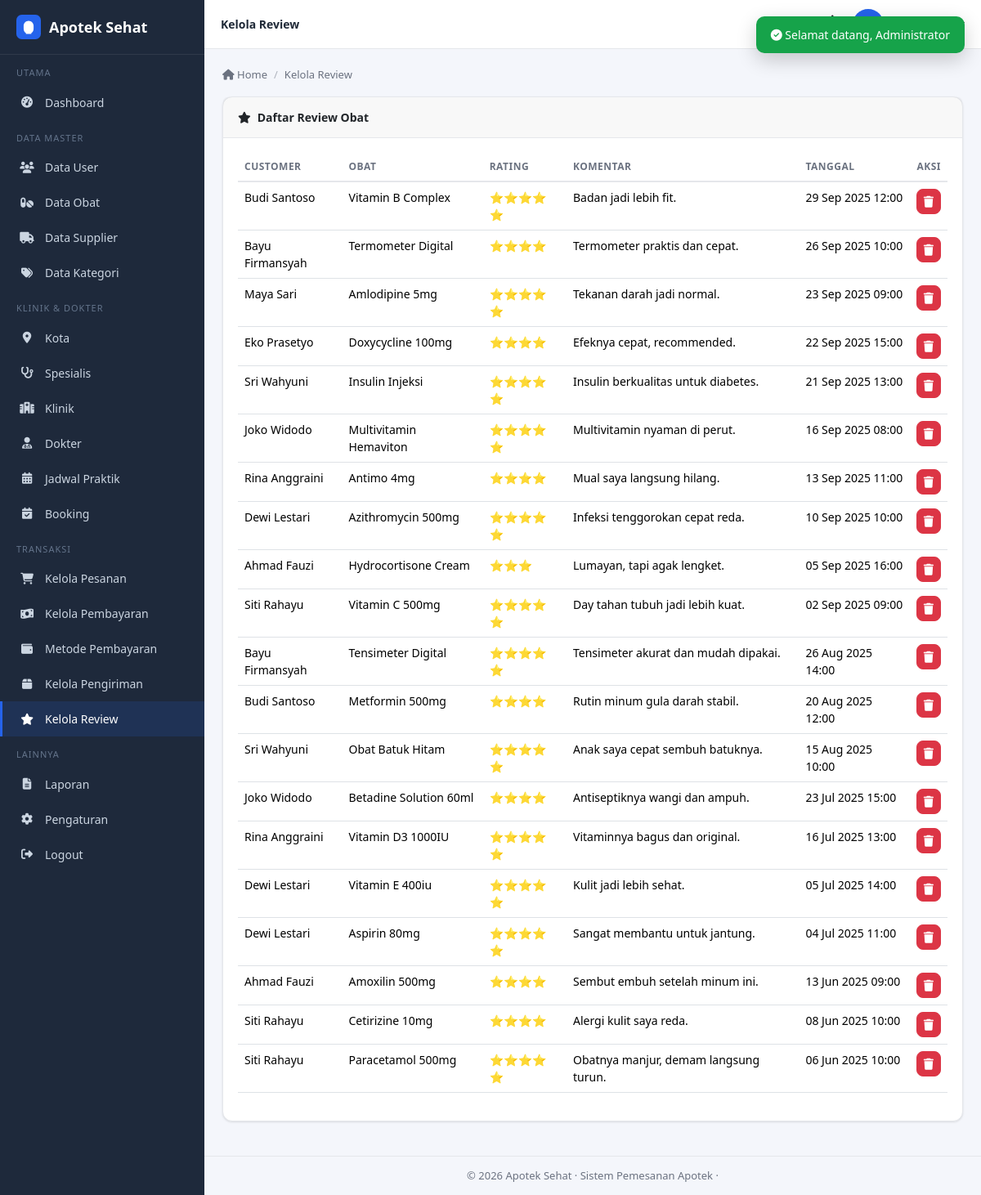
/admin/review/index.php (signed in), run on the app's committed database.
### tables this page shows
CREATE TABLE IF NOT EXISTS review (
  id_review  INT(11) UNSIGNED NOT NULL AUTO_INCREMENT,
  id_user    INT(11) UNSIGNED NOT NULL,
  id_obat    INT(11) UNSIGNED NOT NULL,
  rating     TINYINT(1) NOT NULL DEFAULT 5,
  komentar   TEXT DEFAULT NULL,
  tanggal    DATETIME NOT NULL DEFAULT CURRENT_TIMESTAMP,
  PRIMARY KEY (id_review),
  KEY fk_review_user (id_user),
  KEY fk_review_obat (id_obat),
  CONSTRAINT fk_review_user FOREIGN KEY (id_user) REFERENCES users (id_user)
    ON DELETE CASCADE ON UPDATE CASCADE,
  CONSTRAINT fk_review_obat FOREIGN KEY (id_obat) REFERENCES obat (id_obat)
    ON DELETE CASCADE ON UPDATE CASCADE
);

CREATE TABLE IF NOT EXISTS users (
  id_user    INT(11) UNSIGNED NOT NULL AUTO_INCREMENT,
  nama       VARCHAR(100) NOT NULL,
  email      VARCHAR(100) NOT NULL,
  password   VARCHAR(255) NOT NULL,
  no_hp      VARCHAR(20)  DEFAULT NULL,
  alamat     TEXT         DEFAULT NULL,
  role       ENUM('admin','customer') NOT NULL DEFAULT 'customer',
  created_at DATETIME     NOT NULL DEFAULT CURRENT_TIMESTAMP,
  PRIMARY KEY (id_user),
  UNIQUE KEY unik_email (email)
);

CREATE TABLE IF NOT EXISTS obat (
  id_obat        INT(11) UNSIGNED NOT NULL AUTO_INCREMENT,
  kode_obat      VARCHAR(20) NOT NULL,
  nama_obat      VARCHAR(150) NOT NULL,
  id_kategori    INT(11) UNSIGNED DEFAULT NULL,
  id_supplier    INT(11) UNSIGNED DEFAULT NULL,
  harga          DECIMAL(12,2) NOT NULL DEFAULT 0,
  stok           INT(11) NOT NULL DEFAULT 0,
  deskripsi      TEXT DEFAULT NULL,
  gambar         VARCHAR(255) DEFAULT NULL,
  tanggal_expired DATE DEFAULT NULL,
  created_at     DATETIME NOT NULL DEFAULT CURRENT_TIMESTAMP,
  PRIMARY KEY (id_obat),
  UNIQUE KEY unik_kode_obat (kode_obat),
  KEY fk_obat_kategori (id_kategori),
  KEY fk_obat_supplier (id_supplier),
  CONSTRAINT fk_obat_kategori FOREIGN KEY (id_kategori) REFERENCES kategori_obat (id_kategori)
    ON DELETE SET NULL ON UPDATE CASCADE,
  CONSTRAINT fk_obat_supplier FOREIGN KEY (id_supplier) REFERENCES supplier (id_supplier)
    ON DELETE SET NULL ON UPDATE CASCADE
);

### functions/functions.php (called while the page is built, shortened)
<?php
function csrf_token() {
    return $_SESSION['csrf'];
}
function e($str) {
    return htmlspecialchars((string)($str ?? ''), ENT_QUOTES, 'UTF-8');
}
function tgl_waktu($datetime) {
    return date('d M Y H:i', strtotime($datetime));
}

### admin/review/index.php (the view, shortened to what this page needs)
<?php
require_once '../../config/koneksi.php';
$reviews = $pdo->query("SELECT r.*, u.nama, o.nama_obat FROM review r JOIN users u ON u.id_user=r.id_user JOIN obat o ON o.id_obat=r.id_obat ORDER BY r.tanggal DESC")->fetchAll();
require_once '../../includes/header_admin.php';
?>
<div class="card">
    <div class="card-header"><span><i class="fas fa-star me-2"></i>Daftar Review Obat</span></div>
    <div class="card-body">
        <table id="table" class="table table-hover" style="width:100%">
            <thead><tr><th>Customer</th><th>Obat</th><th>Rating</th><th>Komentar</th><th>Tanggal</th><th class="text-end">Aksi</th></tr></thead>
            <tbody>
            <?php foreach ($reviews as $r): ?>
                <tr>
                    <td><?= e($r['nama']) ?></td>
                    <td><?= e($r['nama_obat']) ?></td>
                    <td><?= str_repeat('⭐', $r['rating']) ?></td>
                    <td><?= e($r['komentar']) ?></td>
                    <td><?= tgl_waktu($r['tanggal']) ?></td>
                    <td class="text-end">
                        <a href="?hapus=<?= $r['id_review'] ?>&csrf_token=<?= csrf_token() ?>" class="btn btn-sm btn-danger" onclick="konfirmHapus(this.href,'Hapus review ini?');return false;"><i class="fas fa-trash"></i></a>
                    </td>
                </tr>
            <?php endforeach; ?>
            </tbody>
        </table>
    </div>
</div>
<?php
require_once '../../includes/footer_admin.php';

### assets/css/style.css (style rules this page uses)
:root { --primary: #2563eb; --primary-dark: #1d4ed8; --primary-light: #dbeafe; --bg: #f4f6fb; --surface: #ffffff; --text: #1f2937; --text-muted: #6b7280; --border: #e5e7eb; --sidebar-bg: #1e293b; --sidebar-text: #cbd5e1; --success: #16a34a; --danger: #dc2626; --warning: #f59e0b; --info: #0ea5e9; --shadow: 0 1px 3px rgba(0,0,0,.08), 0 1px 2px rgba(0,0,0,.04); --radius: 12px; }
* { box-sizing: border-box; }
body { background: var(--bg); color: var(--text); font-family: 'Segoe UI', system-ui, -apple-system, sans-serif; margin: 0; font-size: 14px; }
a { text-decoration: none; color: var(--primary); }
.table td, .table th { white-space: normal; overflow-wrap: anywhere; word-break: break-word; }
.card, .card-body, .card-header, .alert, .modal-body, .modal-header, .modal-footer, .dropdown-menu, .dropdown-item { overflow-wrap: anywhere; word-break: break-word; }
.card { background: var(--surface); border: 1px solid var(--border); border-radius: var(--radius); box-shadow: var(--shadow); margin-bottom: 20px; }
.card-header { padding: 14px 18px; border-bottom: 1px solid var(--border); font-weight: 600; display: flex; justify-content: space-between; align-items: center; }
.card-body { padding: 18px; }
.btn-primary, .btn-success, .btn-danger, .btn-warning, .btn-info, .btn-secondary, .btn-outline-primary { border-radius: 8px; font-size: 14px; }
.table { color: var(--text); }
.table > :not(caption) > * > * { background: transparent; }
.table thead th { border-bottom: 2px solid var(--border); font-size: 12px; text-transform: uppercase; letter-spacing: .5px; color: var(--text-muted); }

### data on the page
review: id_user.nama "Budi Santoso", id_obat.nama_obat "Vitamin B Complex", rating "⭐⭐⭐⭐⭐", komentar "Badan jadi lebih fit.", tanggal "29 Sep 2025 12:00"
review: id_user.nama "Bayu Firmansyah", id_obat.nama_obat "Termometer Digital", rating "⭐⭐⭐⭐", komentar "Termometer praktis dan cepat.", tanggal "26 Sep 2025 10:00"
review: id_user.nama "Maya Sari", id_obat.nama_obat "Amlodipine 5mg", rating "⭐⭐⭐⭐⭐", komentar "Tekanan darah jadi normal.", tanggal "23 Sep 2025 09:00"
review: id_user.nama "Eko Prasetyo", id_obat.nama_obat "Doxycycline 100mg", rating "⭐⭐⭐⭐", komentar "Efeknya cepat, recommended.", tanggal "22 Sep 2025 15:00"
review: id_user.nama "Sri Wahyuni", id_obat.nama_obat "Insulin Injeksi", rating "⭐⭐⭐⭐⭐", komentar "Insulin berkualitas untuk diabetes.", tanggal "21 Sep 2025 13:00"
review: id_user.nama "Joko Widodo", id_obat.nama_obat "Multivitamin Hemaviton", rating "⭐⭐⭐⭐⭐", komentar "Multivitamin nyaman di perut.", tanggal "16 Sep 2025 08:00"
review: id_user.nama "Rina Anggraini", id_obat.nama_obat "Antimo 4mg", rating "⭐⭐⭐⭐", komentar "Mual saya langsung hilang.", tanggal "13 Sep 2025 11:00"
review: id_user.nama "Dewi Lestari", id_obat.nama_obat "Azithromycin 500mg", rating "⭐⭐⭐⭐⭐", komentar "Infeksi tenggorokan cepat reda.", tanggal "10 Sep 2025 10:00"
review: id_user.nama "Ahmad Fauzi", id_obat.nama_obat "Hydrocortisone Cream", rating "⭐⭐⭐", komentar "Lumayan, tapi agak lengket.", tanggal "05 Sep 2025 16:00"
review: id_user.nama "Siti Rahayu", id_obat.nama_obat "Vitamin C 500mg", rating "⭐⭐⭐⭐⭐", komentar "Day tahan tubuh jadi lebih kuat.", tanggal "02 Sep 2025 09:00"
review: id_user.nama "Bayu Firmansyah", id_obat.nama_obat "Tensimeter Digital", rating "⭐⭐⭐⭐⭐", komentar "Tensimeter akurat dan mudah dipakai.", tanggal "26 Aug 2025 14:00"
review: id_user.nama "Budi Santoso", id_obat.nama_obat "Metformin 500mg", rating "⭐⭐⭐⭐", komentar "Rutin minum gula darah stabil.", tanggal "20 Aug 2025 12:00"
review: id_user.nama "Sri Wahyuni", id_obat.nama_obat "Obat Batuk Hitam", rating "⭐⭐⭐⭐⭐", komentar "Anak saya cepat sembuh batuknya.", tanggal "15 Aug 2025 10:00"
review: id_user.nama "Joko Widodo", id_obat.nama_obat "Betadine Solution 60ml", rating "⭐⭐⭐⭐", komentar "Antiseptiknya wangi dan ampuh.", tanggal "23 Jul 2025 15:00"
review: id_user.nama "Rina Anggraini", id_obat.nama_obat "Vitamin D3 1000IU", rating "⭐⭐⭐⭐⭐", komentar "Vitaminnya bagus dan original.", tanggal "16 Jul 2025 13:00"
review: id_user.nama "Dewi Lestari", id_obat.nama_obat "Vitamin E 400iu", rating "⭐⭐⭐⭐⭐", komentar "Kulit jadi lebih sehat.", tanggal "05 Jul 2025 14:00"
review: id_user.nama "Dewi Lestari", id_obat.nama_obat "Aspirin 80mg", rating "⭐⭐⭐⭐⭐", komentar "Sangat membantu untuk jantung.", tanggal "04 Jul 2025 11:00"
review: id_user.nama "Ahmad Fauzi", id_obat.nama_obat "Amoxilin 500mg", rating "⭐⭐⭐⭐", komentar "Sembut embuh setelah minum ini.", tanggal "13 Jun 2025 09:00"
review: id_user.nama "Siti Rahayu", id_obat.nama_obat "Cetirizine 10mg", rating "⭐⭐⭐⭐", komentar "Alergi kulit saya reda.", tanggal "08 Jun 2025 10:00"
review: id_user.nama "Siti Rahayu", id_obat.nama_obat "Paracetamol 500mg", rating "⭐⭐⭐⭐⭐", komentar "Obatnya manjur, demam langsung turun.", tanggal "06 Jun 2025 10:00"

### other printed values
$page_title "Kelola Review"
